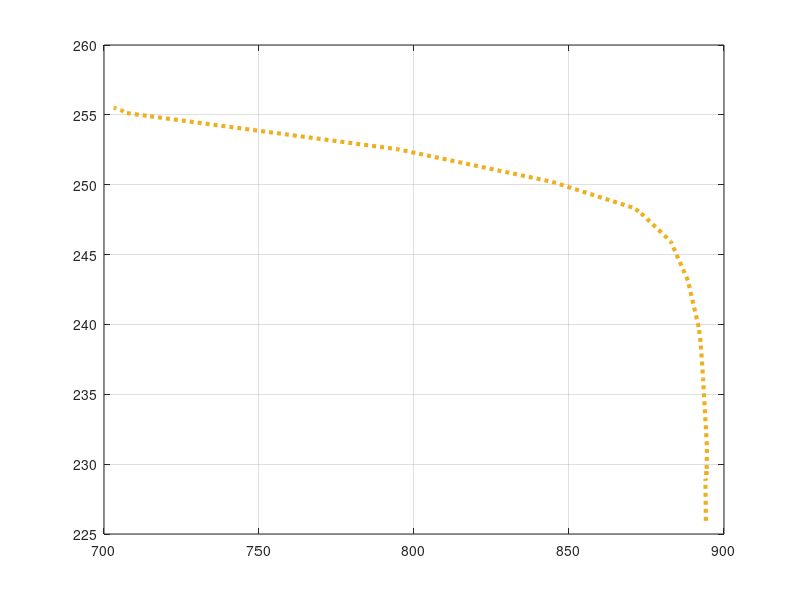

The MATLAB script that drew this image: (Note: this script raises an error after producing the figure.)
clc;
close all;
clear;

load paretoArch2Old.mat
load paretoArch4Old.mat
load paretoArch5Old2.mat

figure1 = figure('units','normalized','Position', [0.1 0.1 0.35 0.3]);
axes1 = axes('Parent', figure1);
box(axes1, 'on')
hold(axes1, 'on')
grid(axes1, 'on')

h(1) = plot(paretoArch2Old(:,1),paretoArch2Old(:,2), ':', ...
    'displayname', 'A1, upper bound', 'linewidth', 3, 'color', [.93, .69, .13]);
x = paretoArch2Old(:,3);
y = paretoArch2Old(:,4);
y0 = smooth(x, y);
h(2) = plot(x,y0, ...
    'displayname', 'A1, heuristic', 'linewidth', 3, 'color', [.93, .69, .13]);

h(3) = plot(paretoArch4Old(:,1),paretoArch4Old(:,2), ':', ...
    'displayname', 'A2, upper bound', 'linewidth', 3, 'color', [0.85, 0.33, 0.1]);
h(4) = plot(paretoArch4Old(7:end,3),paretoArch4Old(7:end,4), ...
    'displayname', 'A2, heuristic', 'linewidth', 3, 'color', [0.85, 0.33, 0.1]);

h(5) = plot(paretoArch5Old2(:,1),paretoArch5Old2(:,2), ':', ...
    'displayname', 'A3, upper bound', 'linewidth', 3, 'color', [0, 0.45, 0.74]);
x = paretoArch5Old2(:,3);
x(11) = [];
y = paretoArch5Old2(:,4);
y(11) = [];
y0 = smooth(x, y,7);
h(6) = plot(x(8:end),y0(8:end), ...
    'displayname', 'A3, heuristic', 'linewidth', 3, 'color', [0, 0.45, 0.74]);

xlabel('Number of Connections', 'fontsize', 18)
ylabel('Throughput Tbps', 'fontsize', 18)
% h = legend(h(1:6), 'location', 'southwest');
% h.FontSize = 18;
set(axes1, 'linewidth', 1)
set(axes1, 'gridalpha', 0.5)
set(axes1, 'FontSize', 14)
saveas(figure1, 'paretoArchitectures.jpg')
